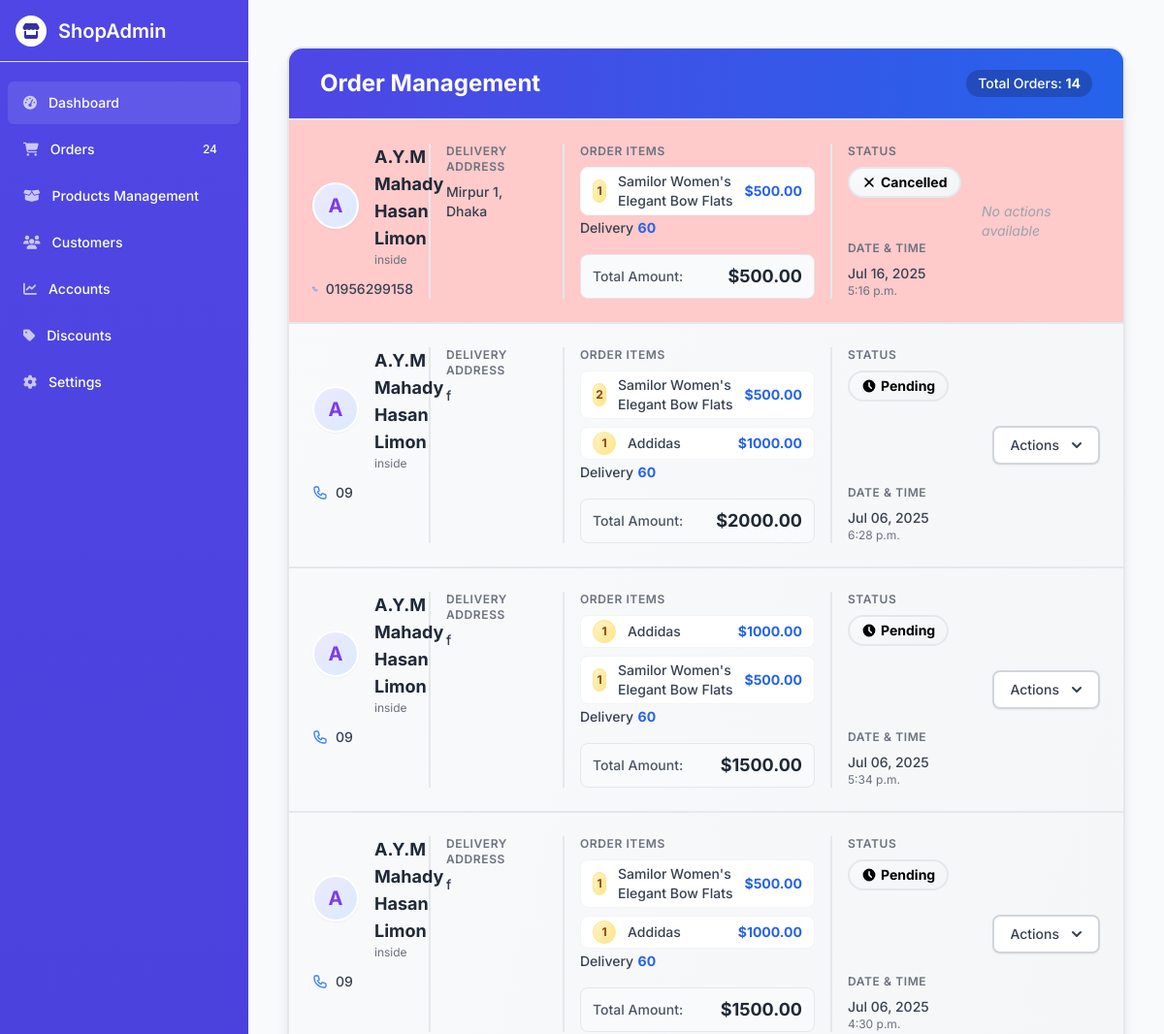
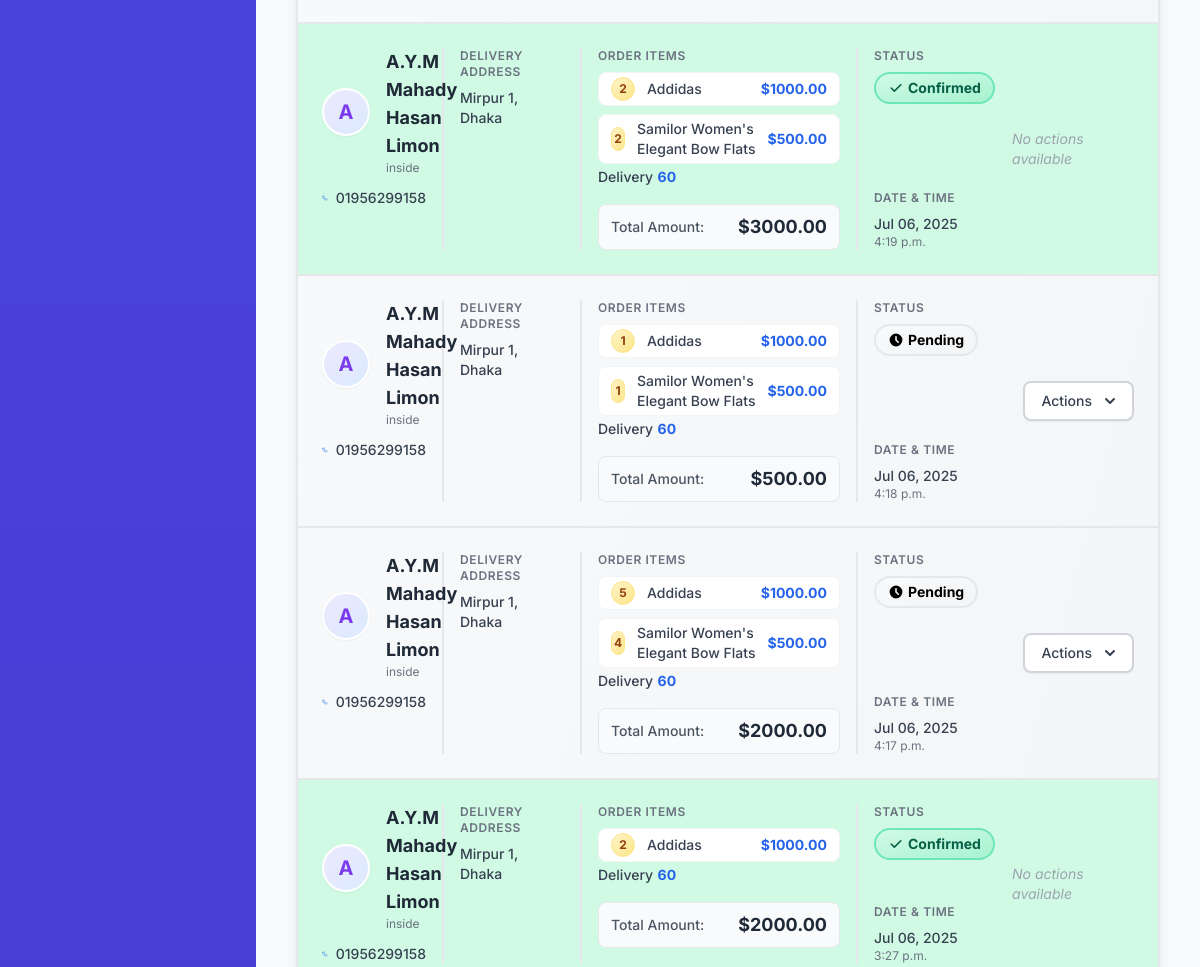
Page /order/order_list/ (upper part) on the earlier database version (2 pictures, top to bottom).
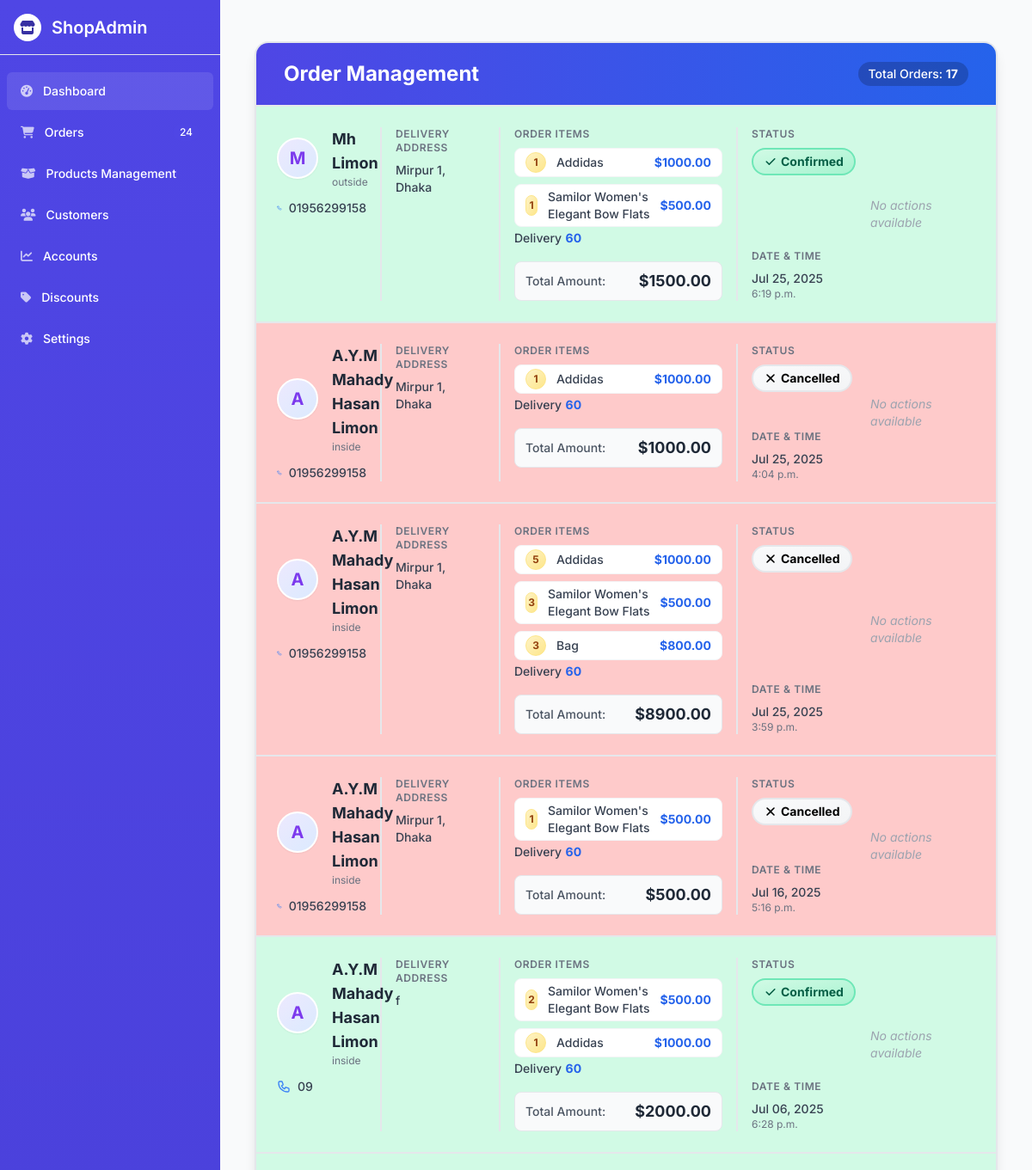
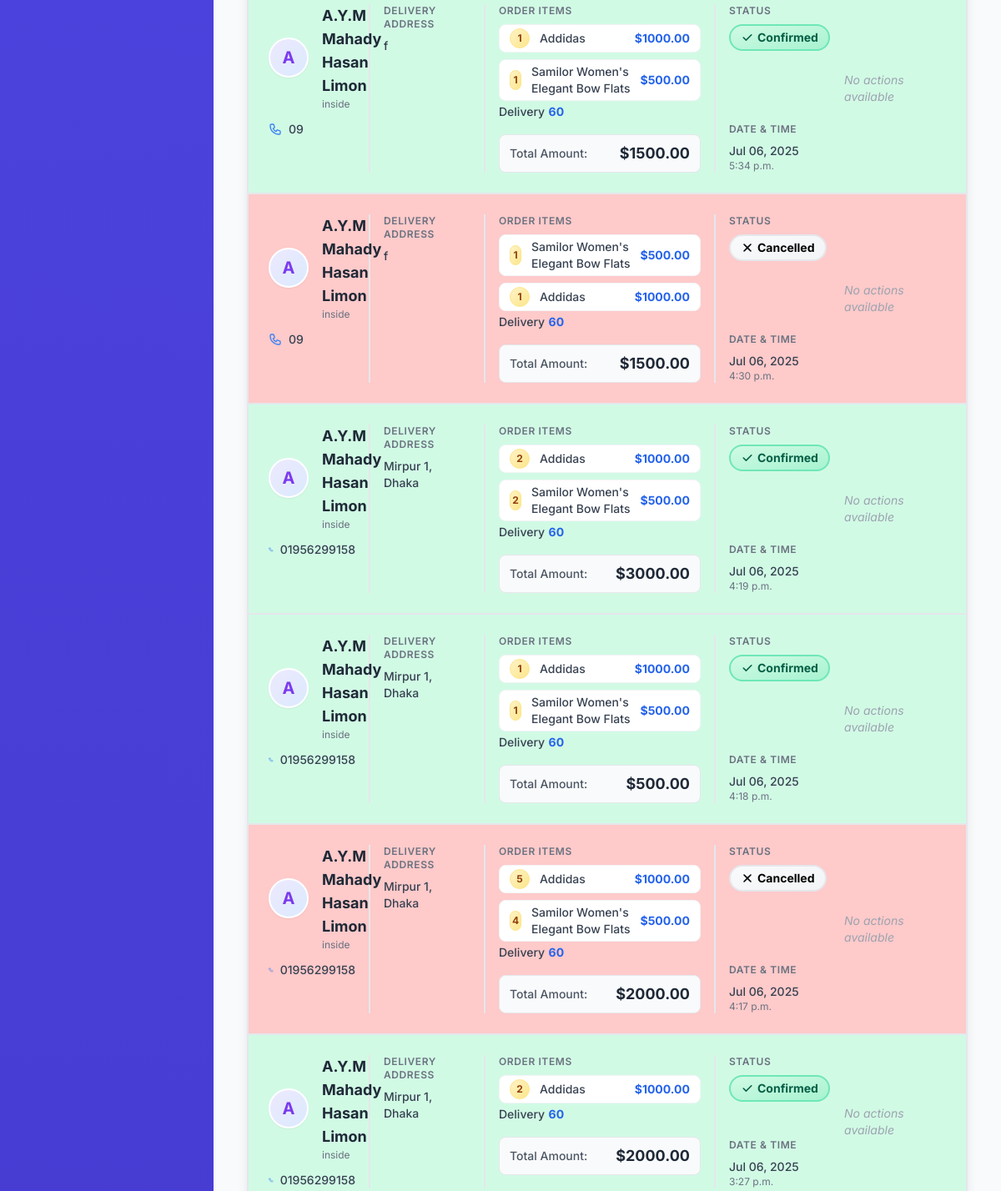
Same page on the later database version (2 pictures, top to bottom).
### store/models.py (models this page shows)
class Product (models.Model):
    category = models.ForeignKey(Category, on_delete=models.CASCADE)
    name = models.CharField(max_length = 100)
    slug = models.SlugField(max_length = 100)
    description = models.TextField()
    price = models.DecimalField(max_digits=10, decimal_places=2)
    image = models.ImageField(upload_to = 'products/')

### order/models.py (models this page shows, shortened)
class Order(models.Model):
    LOCATION_CHOICES = [
        ('inside_dhaka', 'Inside Dhaka'),
        ('outside_dhaka', 'Outside Dhaka'),
    ]
    full_name = models.CharField(max_length=100)
    contact_number = models.CharField(max_length=20)
    location = models.CharField(max_length=20, choices=LOCATION_CHOICES)
    address = models.TextField()
    cart = models.JSONField(default=dict)
    total_price = models.DecimalField(max_digits=10, decimal_places=2)
    is_confirmed = models.BooleanField(default=False)
    is_cancelled = models.BooleanField(default=False)
    created_at = models.DateTimeField(auto_now_add=True)

### order/views.py (the view)
# urls.py: path('order_list/',views.order_list, name="order_list"),
def order_list(request):
    orders = Order.objects.all().order_by('-created_at')  # Most recent first
    details = []
    for order in orders:
        products = []
        for key,value in order.cart.items():
            product = Product.objects.get(id = key)
            products.append({'name': product.name, 'price': product.price, 'quantity': value})
        details.append({
            'full_name': order.full_name,
            'contact_number': order.contact_number,
            'location': order.location,
            'address': order.address,
            'total_price': order.total_price,
            'is_cancelled': order.is_cancelled,
            'is_confirmed': order.is_confirmed,
            'created_at': order.created_at,
            'id': order.id,
            'products': products
        })
    return render(request, 'orders/order_list.html', {'orders': details})

### store/context_processors.py (called while the page is built, shortened)
def cart_data(request):
    cart = request.session.get('cart', {})
    cart_item_count = 0
    cart_items = []
    total_amount = 0
    return {
        'cart_items': cart_items,
        'total_amount': total_amount,
        'cart_item_count': cart_item_count,
    }

### templates/orders/order_list.html (shortened to what the changed rows need)
{% extends 'orders/base.html' %}
{% load static %}
{% block content %}
<div class="w-full mx-auto px-4 py-6">
    <div class="bg-gradient-to-br from-gray-50 to-gray-100 rounded-2xl border-2 border-gray-200 shadow-lg overflow-hidden">
        <div class="px-8 py-5 border-b-2 border-gray-200 bg-gradient-to-r from-indigo-600 to-blue-600">
            <div class="flex justify-between items-center">
                <h2 class="text-2xl font-bold text-white">Order Management</h2>
                <div class="text-white bg-black bg-opacity-20 px-3 py-1 rounded-full text-sm font-medium">
                    Total Orders: <span class="font-bold">{{ orders|length }}</span>
                </div>
            </div>
        </div>
        {% for order in orders %}
        <div class="border-b-2 border-gray-200 last:border-b-0 {% if order.is_confirmed %}bg-green-100{% elif order.is_cancelled %}bg-red-200{% endif %}">
            <div class="grid grid-cols-12 gap-4 p-6">
                <div class="col-span-12 md:col-span-3 lg:col-span-2 border-r-2 border-gray-200 pr-4">
                    <div class="flex items-center">
                        <div class="flex-shrink-0 h-12 w-12 rounded-full bg-gradient-to-br from-purple-100 to-blue-100 border-2 border-white shadow-sm flex items-center justify-center">
                            <span class="text-xl font-bold text-purple-600">{{ order.full_name|first|upper }}</span>
                        </div>
                        <div class="ml-4">
                            <div class="text-lg font-bold text-gray-800">{{ order.full_name }}</div>
                            <div class="text-xs text-gray-500">{{ order.location }}</div>
                        </div>
                    </div>
                    <div class="mt-3">
                        <div class="text-sm font-medium text-gray-700 flex items-center">
                            {{ order.contact_number }}
                        </div>
                    </div>
                </div>
                <div class="col-span-12 md:col-span-3 lg:col-span-2 border-r-2 border-gray-200 pr-4">
                    <h3 class="text-xs font-semibold text-gray-500 uppercase tracking-wider">Delivery Address</h3>
                    <div class="mt-2 text-sm text-gray-700">
                        <div class="font-medium ">{{ order.address|linebreaksbr }}</div>
                    </div>
                </div>
                <div class="col-span-12 md:col-span-6 lg:col-span-4 border-r-2 border-gray-200 pr-4">
                    <div class="mb-4">
                        <h3 class="text-xs font-semibold text-gray-500 uppercase tracking-wider">Order Items</h3>
                        <ul class="mt-2 space-y-2">
                            {% for item in order.products %}
                            <li class="flex items-center justify-between py-1 px-3 bg-white rounded-lg border border-gray-100 shadow-xs">
                                <div class="flex items-center">
                                    <span class="inline-flex items-center justify-center h-6 w-6 rounded-full bg-gradient-to-br from-yellow-100 to-yellow-200 text-yellow-800 font-bold text-xs mr-3 border border-yellow-200">
                                        {{ item.quantity }}
                                    </span>
                                    <span class="text-sm font-medium text-gray-700">{{ item.name }}</span>
                                </div>
                                <span class="text-sm font-bold text-blue-600">${{ item.price }}</span>
                            </li>
                            {% empty %}
                            <li class="text-gray-400 italic text-sm py-2">No items in this order</li>
                            {% endfor %}
                        <span class="text-sm font-medium text-gray-700">Delivery</span>
                        <span class="text-sm font-bold text-blue-600">60</span>
                        </ul>
                    </div>
                    <div class="flex justify-between items-center bg-gray-50 rounded-lg px-3 py-2 border border-gray-200">
                        <span class="text-sm font-medium text-gray-600">Total Amount:</span>
                        <span class="text-lg font-bold text-gray-800">${{ order.total_price }}</span>
                    </div>
                </div>
                <div class="col-span-12 md:col-span-3 lg:col-span-2 flex flex-col justify-between">
                    <div>
                        <h3 class="text-xs font-semibold text-gray-500 uppercase tracking-wider">Status</h3>
                        <div class="mt-2">
                            {% if order.is_cancelled %}
                            <div class="inline-flex items-center px-3 py-1 rounded-full text-sm font-bold bg-gradient-to-br from-rose-100 to-rose-200 text-rose-800 border-2 border-rose-300">
                                Cancelled
                            </div>
                            {% elif order.is_confirmed %}
                            <div class="inline-flex items-center px-3 py-1 rounded-full text-sm font-bold bg-gradient-to-br from-green-100 to-green-200 text-green-800 border-2 border-green-300">
                                <svg xmlns="http://www.w3.org/2000/svg" class="h-4 w-4 mr-1" viewBox="0 0 20 20" fill="currentColor">
                                    <path fill-rule="evenodd" d="M16.707 5.293a1 1 0 010 1.414l-8 8a1 1 0 01-1.414 0l-4-4a1 1 0 011.414-1.414L8 12.586l7.293-7.293a1 1 0 011.414 0z" clip-rule="evenodd" />
                                </svg>
                                Confirmed
                            </div>
                            {% else %}
                            <div class="inline-flex items-center px-3 py-1 rounded-full text-sm font-bold bg-gradient-to-br from-amber-100 to-amber-200 text-amber-800 border-2 border-amber-300">
                                <svg xmlns="http://www.w3.org/2000/svg" class="h-4 w-4 mr-1" viewBox="0 0 20 20" fill="currentColor">
                                    <path fill-rule="evenodd" d="M10 18a8 8 0 100-16 8 8 0 000 16zm1-12a1 1 0 10-2 0v4a1 1 0 00.293.707l2.828 2.829a1 1 0 101.415-1.415L11 9.586V6z" clip-rule="evenodd" />
                                </svg>
                                Pending
                            </div>
                            {% endif %}
                        </div>
                    </div>
                    <div class="mt-4">
                        <h3 class="text-xs font-semibold text-gray-500 uppercase tracking-wider">Date & Time</h3>
                        <div class="mt-2 text-sm text-gray-700">
                            <div class="font-medium">{{ order.created_at|date:"M d, Y" }}</div>
                            <div class="text-xs text-gray-500">{{ order.created_at|time }}</div>
                        </div>
                    </div>
                </div>
                <div class="col-span-12 md:col-span-12 lg:col-span-2 flex items-center justify-end">
                    {% if not order.is_confirmed and not order.is_cancelled %}
                    <div class="relative inline-block text-left">
                        <div>
                            <button type="button" onclick="toggleDropdown('menu-{{ order.id }}')" class="inline-flex items-center px-4 py-2 border-2 border-gray-300 shadow-sm text-sm font-medium rounded-lg text-gray-700 bg-white hover:bg-gray-50 focus:outline-none focus:ring-2 focus:ring-offset-2 focus:ring-indigo-500" id="menu-button-{{ order.id }}">
                                Actions
                                <svg class="-mr-1 ml-2 h-5 w-5" xmlns="http://www.w3.org/2000/svg" viewBox="0 0 20 20" fill="currentColor">
                                    <path fill-rule="evenodd" d="M5.293 7.293a1 1 0 011.414 0L10 10.586l3.293-3.293a1 1 0 111.414 1.414l-4 4a1 1 0 01-1.414 0l-4-4a1 1 0 010-1.414z" clip-rule="evenodd" />
                                </svg>
                            </button>
                        </div>
                    </div>
                    {% else %}
                    <span class="text-gray-400 text-sm italic">No actions available</span>
                    {% endif %}
                </div>
            </div>
        </div>
        {% endfor %}
    </div>
</div>
{% endblock %}

Differences in the rows shown:
added Order: full_name|first "M", full_name "Mh Limon", location "outside", contact_number "01956299158", address "Mirpur 1, Dhaka", total_price "1500.00", created_at "Jul 25, 2025", created_at "6:19 p.m."
added Order: full_name|first "A", full_name "A.Y.M Mahady Hasan Limon", location "inside", contact_number "01956299158", address "Mirpur 1, Dhaka", total_price "1000.00", created_at "Jul 25, 2025", created_at "4:04 p.m."
added Order: full_name|first "A", full_name "A.Y.M Mahady Hasan Limon", location "inside", contact_number "01956299158", address "Mirpur 1, Dhaka", total_price "8900.00", created_at "Jul 25, 2025", created_at "3:59 p.m."
now on this page (row unchanged): Product: name "Bag", price "800.00"
Other differences:
{{ orders|length }}: "14" → "17"
new list line: "DELIVERY ADDRESS ORDER ITEMS 1 $ 1 $ Delivery 60 Total Amount: $ STATUS Confirmed DATE & TIME No actions available"
new list line: "Addidas 1000.00"
new list line: "Samilor Women's Elegant Bow Flats 500.00"
new list line: "DELIVERY ADDRESS ORDER ITEMS 1 $ Delivery 60 Total Amount: $ STATUS Cancelled DATE & TIME No actions available"
new list line: "DELIVERY ADDRESS ORDER ITEMS 5 $ 3 $ 3 $ Delivery 60 Total Amount: $ STATUS Cancelled DATE & TIME No actions available"
list line gone: "Pending Actions"
new list line: "Confirmed No actions available"
new list line: "Cancelled No actions available"
